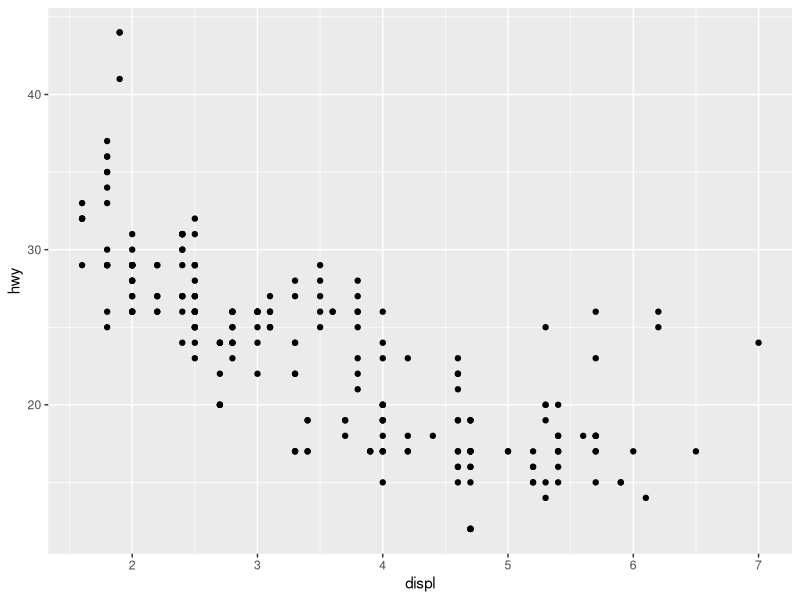
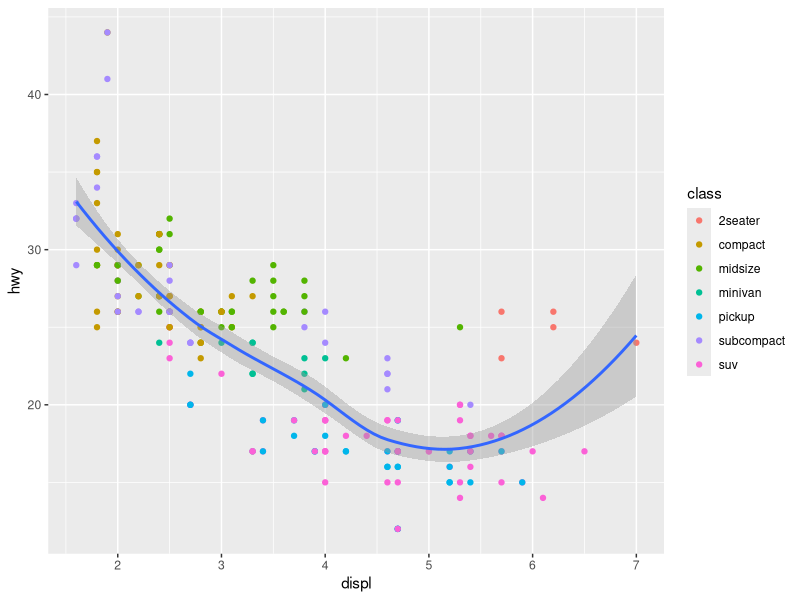

These charts were generated, in order, by the following R code: (Note: this script raises an error after producing the figures.)
## ---- chunk 1
knitr::opts_chunk$set(echo = TRUE)
## ---- chunk 2
library(ggplot2)
## ---- chunk 3
ggplot2::mpg
print(mpg)
## ---- chunk 4
ggplot(data=mpg)+
  geom_point(mapping = aes(x=displ, y=hwy))
## ---- chunk 5
ggplot(data=mpg, mapping = aes(x=displ, y=hwy))+
  geom_point(mapping = aes(color=class))+
  geom_smooth()
## ---- chunk 6
p_interactive
